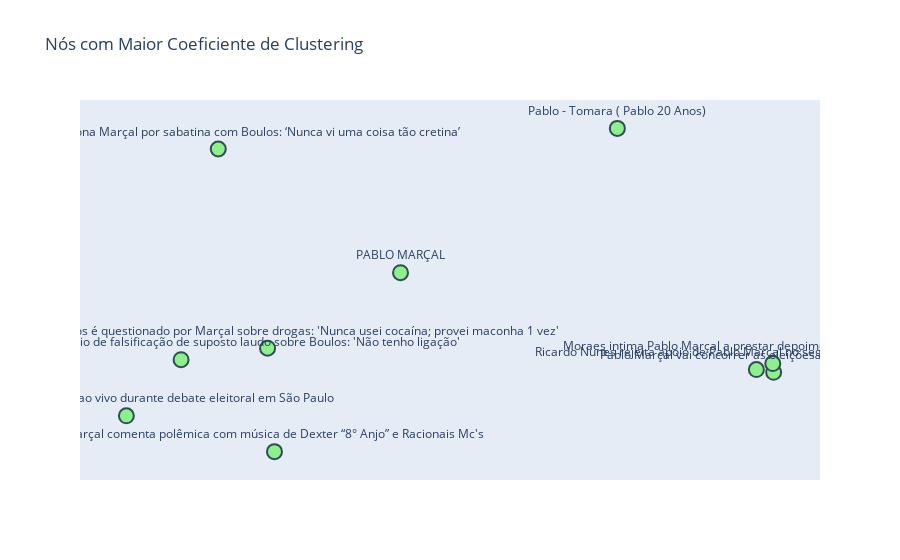

Notebook cell for this chart:
### Markdown cell above
## Clustering

### Code cell
clustering = nx.clustering(G)

# Ordena os nós pelo coeficiente de clustering em ordem decrescente
clustering_ordenado = sorted(clustering.items(), key=lambda x: x[1], reverse=True)

# Filtra para obter apenas os nós com maior coeficiente de clustering (exemplo: top 10)
top_n = 10
nos_top_clustering = clustering_ordenado[:top_n]

# Extrai os índices e os valores de clustering dos nós selecionados
indices_nos = [n[0] for n in nos_top_clustering]
clustering_nos = [n[1] for n in nos_top_clustering]
labels_nos = [G.nodes[n[0]]['label'] for n in nos_top_clustering]

# Posição dos nós selecionados para plotar
pos = nx.spring_layout(G, seed=42)
x_top_nos = [pos[i][0] for i in indices_nos]
y_top_nos = [pos[i][1] for i in indices_nos]

# Criar a visualização com Plotly
fig = go.Figure()

# Adicionar os nós com maior coeficiente de clustering
fig.add_trace(go.Scatter(
    x=x_top_nos,
    y=y_top_nos,
    mode='markers+text',
    text=labels_nos,
    textposition="top center",
    marker=dict(
        size=15,
        color='lightgreen',
        line=dict(width=2, color='DarkSlateGrey')
    ),
    hoverinfo='text'  # Exibe o título ao passar o mouse
))

# Configurações do layout
fig.update_layout(
    showlegend=False,
    title="Nós com Maior Coeficiente de Clustering",
    xaxis=dict(showgrid=False, zeroline=False, showticklabels=False),
    yaxis=dict(showgrid=False, zeroline=False, showticklabels=False)
)

# Exibir o gráfico
fig.show()

### Figure 1 — Plotly figure (JSON) as saved in the notebook; plotly's stock layout.template omitted (floating-point values rounded to 4 significant figures)
{"data": [{"hoverinfo": "text", "marker": {"color": "lightgreen", "line": {"color": "DarkSlateGrey", "width": 2}, "size": 15}, "mode": "markers+text", "text": ["Pablo - Tomara ( Pablo 20 Anos)", "Marçal se pronuncia sobre indício de falsificação de suposto laudo sobre Boulos: &#39;Não tenho ligação&#39;", "Datena agride Pablo Marçal ao vivo durante debate eleitoral em São Paulo", "Pablo Marçal vai concorrer as eleições em 2026? | Canal Livre", "Debate UOL: Boulos é questionado por Marçal sobre drogas: &#39;Nunca usei cocaína; provei maconha 1 vez&#39;", "Moraes intima Pablo Marçal a prestar depoimento em 24h | Jornal da Band", "PABLO MARÇAL", "Marçal comenta polêmica com música de Dexter “8° Anjo” e Racionais Mc&#39;s", "Silas Malafaia detona Marçal por sabatina com Boulos: ‘Nunca vi uma coisa tão cretina’", "Ricardo Nunes rejeita apoio de Pablo Marçal no segundo turno | Jornal da Noite"], "textposition": "top center", "type": "scatter", "x": [0.574, -0.02245, -0.09725, 0.7877, 0.09579, 0.7865, 0.2776, 0.1052, 0.02838, 0.7641], "y": [0.4067, 0.1425, 0.07843, 0.1281, 0.1557, 0.1381, 0.2419, 0.03758, 0.3832, 0.1313]}], "layout": {"showlegend": false, "title": {"text": "Nós com Maior Coeficiente de Clustering"}, "xaxis": {"showgrid": false, "showticklabels": false, "zeroline": false}, "yaxis": {"showgrid": false, "showticklabels": false, "zeroline": false}}}
